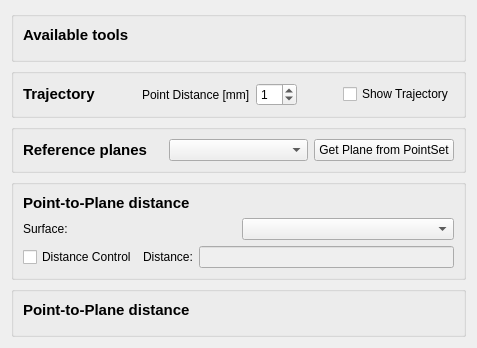
      <widget class="QWidget" name="tab_4">
        <attribute name="title">
          <string>Trajectory and Distance Control</string>
        </attribute>
        <layout class="QVBoxLayout" name="verticalLayout_41">
          <item>
            <widget class="QGroupBox" name="groupBox_42">
              <layout class="QVBoxLayout" name="verticalLayout_46">
                <item>
                   <widget class="QLabel" name="label_11">
            <property name="text">
             <string>&lt;!DOCTYPE HTML PUBLIC &quot;-//W3C//DTD HTML 4.0//EN&quot; &quot;http://www.w3.org/TR/REC-html40/strict.dtd&quot;&gt;
&lt;html&gt;&lt;head&gt;&lt;meta name=&quot;qrichtext&quot; content=&quot;1&quot; /&gt;&lt;style type=&quot;text/css&quot;&gt;
p, li { white-space: pre-wrap; }
&lt;/style&gt;&lt;/head&gt;&lt;body style=&quot; font-family:'MS Shell Dlg 2'; font-size:8.25pt; font-weight:400; font-style:normal;&quot;&gt;
&lt;p style=&quot; margin-top:0px; margin-bottom:0px; margin-left:0px; margin-right:0px; -qt-block-indent:0; text-indent:0px;&quot;&gt;&lt;span style=&quot; font-size:11pt; font-weight:600;&quot;&gt;Available tools&lt;/span&gt;&lt;/p&gt;&lt;/body&gt;&lt;/html&gt;</string>
            </property>
           </widget>
                </item>
                <item>
                  <widget class="QmitkMaxillofacialNavigationDataSourceSelectionWidget" name="m_TrajectoryControlToolSelectionWidget" native="true"/>
                </item>
              </layout>
            </widget>
          </item>
          <item>
            <widget class="QGroupBox" name="groupBox_421">
              <layout class="QHBoxLayout" name="horizontalLayout_41">
                <item>
                   <widget class="QLabel" name="label_11">
            <property name="text">
             <string>&lt;!DOCTYPE HTML PUBLIC &quot;-//W3C//DTD HTML 4.0//EN&quot; &quot;http://www.w3.org/TR/REC-html40/strict.dtd&quot;&gt;
&lt;html&gt;&lt;head&gt;&lt;meta name=&quot;qrichtext&quot; content=&quot;1&quot; /&gt;&lt;style type=&quot;text/css&quot;&gt;
p, li { white-space: pre-wrap; }
&lt;/style&gt;&lt;/head&gt;&lt;body style=&quot; font-family:'MS Shell Dlg 2'; font-size:8.25pt; font-weight:400; font-style:normal;&quot;&gt;
&lt;p style=&quot; margin-top:0px; margin-bottom:0px; margin-left:0px; margin-right:0px; -qt-block-indent:0; text-indent:0px;&quot;&gt;&lt;span style=&quot; font-size:11pt; font-weight:600;&quot;&gt;Trajectory&lt;/span&gt;&lt;/p&gt;&lt;/body&gt;&lt;/html&gt;</string>
            </property>
           </widget>
                </item>
                <item>
                  <spacer name="horizontalSpacer_42">
                    <property name="orientation">
                      <enum>Qt::Horizontal</enum>
                    </property>
                    <property name="sizeHint" stdset="0">
                      <size>
                        <width>40</width>
                        <height>20</height>
                      </size>
                    </property>
                  </spacer>
                </item>
                <item>
                  <widget class="QLabel" name="label_41">
                    <property name="text">
                      <string>Point Distance [mm]</string>
                    </property>
                  </widget>
                </item>
                <item>
                  <widget class="QSpinBox" name="m_PSRecordingSpinBox">
                    <property name="value">
                      <number>1</number>
                    </property>
                  </widget>
                </item>
                <item>
                  <spacer name="horizontalSpacer_43">
                    <property name="orientation">
                      <enum>Qt::Horizontal</enum>
                    </property>
                    <property name="sizeHint" stdset="0">
                      <size>
                        <width>40</width>
                        <height>20</height>
                      </size>
                    </property>
                  </spacer>
                </item>
                <item>
                  <widget class="QCheckBox" name="m_PointSetRecordCheckBox">
                    <property name="text">
                      <string>Show Trajectory</string>
                    </property>
                  </widget>
                </item>
              </layout>
            </widget>
          </item>
            <item>
            <widget class="QGroupBox" name="groupBox_421">
              <layout class="QHBoxLayout" name="horizontalLayout_41">
                <item>
                   <widget class="QLabel" name="label_11">
            <property name="text">
             <string>&lt;!DOCTYPE HTML PUBLIC &quot;-//W3C//DTD HTML 4.0//EN&quot; &quot;http://www.w3.org/TR/REC-html40/strict.dtd&quot;&gt;
&lt;html&gt;&lt;head&gt;&lt;meta name=&quot;qrichtext&quot; content=&quot;1&quot; /&gt;&lt;style type=&quot;text/css&quot;&gt;
p, li { white-space: pre-wrap; }
&lt;/style&gt;&lt;/head&gt;&lt;body style=&quot; font-family:'MS Shell Dlg 2'; font-size:8.25pt; font-weight:400; font-style:normal;&quot;&gt;
&lt;p style=&quot; margin-top:0px; margin-bottom:0px; margin-left:0px; margin-right:0px; -qt-block-indent:0; text-indent:0px;&quot;&gt;&lt;span style=&quot; font-size:11pt; font-weight:600;&quot;&gt;Reference planes&lt;/span&gt;&lt;/p&gt;&lt;/body&gt;&lt;/html&gt;</string>
            </property>
           </widget>
                </item>
                <item>
                  <widget class="QmitkDataStorageComboBox" name="m_PointsetSelectionBox">
                    <property name="visible">
                      <bool>true</bool>
                    </property>
                  </widget>
                </item>
                <item>
                  <widget class="QPushButton" name="m_Interpolate3DModel">
                    <property name="text">
                      <string>Get Plane from PointSet</string>
                    </property>
                  </widget>
                </item>
              </layout>
            </widget>
          </item>
          <item>
            <widget class="QGroupBox" name="groupBox_42">
              <layout class="QVBoxLayout" name="verticalLayout_46">
                <item>
                  <widget class="QLabel" name="label_11">
            <property name="text">
             <string>&lt;!DOCTYPE HTML PUBLIC &quot;-//W3C//DTD HTML 4.0//EN&quot; &quot;http://www.w3.org/TR/REC-html40/strict.dtd&quot;&gt;
&lt;html&gt;&lt;head&gt;&lt;meta name=&quot;qrichtext&quot; content=&quot;1&quot; /&gt;&lt;style type=&quot;text/css&quot;&gt;
p, li { white-space: pre-wrap; }
&lt;/style&gt;&lt;/head&gt;&lt;body style=&quot; font-family:'MS Shell Dlg 2'; font-size:8.25pt; font-weight:400; font-style:normal;&quot;&gt;
&lt;p style=&quot; margin-top:0px; margin-bottom:0px; margin-left:0px; margin-right:0px; -qt-block-indent:0; text-indent:0px;&quot;&gt;&lt;span style=&quot; font-size:11pt; font-weight:600;&quot;&gt;Point-to-Plane distance&lt;/span&gt;&lt;/p&gt;&lt;/body&gt;&lt;/html&gt;</string>
            </property>
           </widget>
                </item>
                <item>
                  <layout class="QHBoxLayout" name="horizontalLayout_46">
                    <item>
                      <widget class="QLabel" name="label_43">
                        <property name="text">
                          <string>Surface:</string>
                        </property>
                      </widget>
                    </item>
                    <!--<item>
                      <spacer name="horizontalSpacer_47">
                        <property name="orientation">
                          <enum>Qt::Horizontal</enum>
                        </property>
                        <property name="sizeHint" stdset="0">
                          <size>
                            <width>0</width>
                            <height>20</height>
                          </size>
                        </property>
                      </spacer>
                    </item>-->
                    <item>
                      <widget class="QmitkDataStorageComboBox" name="m_TargetSurfaceComboBox"> 
                        <property name="minimumSize">
                          <size>
                            <width>100</width>
                            <height>20</height>
                          </size>
                        </property>
                      </widget>
                    </item>
                  </layout>
                </item>
              <!--  <item>
                  <spacer name="horizontalSpacer_41">
                    <property name="orientation">
                      <enum>Qt::Horizontal</enum>
                    </property>
                    <property name="sizeHint" stdset="0">
                      <size>
                        <width>40</width>
                        <height>20</height>
                      </size>
                    </property>
                  </spacer>
                </item>-->
                <item>
                  <layout class="QHBoxLayout" name="horizontalLayout222">
                    <item>
                      <widget class="QCheckBox" name="m_DistanceControlCheckBox">
                        <property name="text">
                          <string>Distance Control</string>
                        </property>
                      </widget>
                    </item>
                    <item>
                      <widget class="QLabel" name="m_DistanceLabel">
                        <property name="text">
                          <string>Distance:</string>
                        </property>
                      </widget>
                    </item>
                    <item>
                      <widget class="QLineEdit" name="m_ToolDistanceToSurfaceWidget">
                        <property name="enabled">
                          <bool>false</bool>
                        </property>
                        <property name="minimumSize">
                          <size>
                            <width>200</width>
                            <height>20</height>
                          </size>
                        </property>
                        <property name="readOnly">
                          <bool>true</bool>
                        </property>
                      </widget>
                    </item>
                  </layout>
                </item>
              </layout>
            </widget>
          </item>
          <item>
            <widget class="QGroupBox" name="groupBox_42">
              <layout class="QVBoxLayout" name="verticalLayout_46">
                <item>
                   <widget class="QLabel" name="label_11">
            <property name="text">
             <string>&lt;!DOCTYPE HTML PUBLIC &quot;-//W3C//DTD HTML 4.0//EN&quot; &quot;http://www.w3.org/TR/REC-html40/strict.dtd&quot;&gt;
&lt;html&gt;&lt;head&gt;&lt;meta name=&quot;qrichtext&quot; content=&quot;1&quot; /&gt;&lt;style type=&quot;text/css&quot;&gt;
p, li { white-space: pre-wrap; }
&lt;/style&gt;&lt;/head&gt;&lt;body style=&quot; font-family:'MS Shell Dlg 2'; font-size:8.25pt; font-weight:400; font-style:normal;&quot;&gt;
&lt;p style=&quot; margin-top:0px; margin-bottom:0px; margin-left:0px; margin-right:0px; -qt-block-indent:0; text-indent:0px;&quot;&gt;&lt;span style=&quot; font-size:11pt; font-weight:600;&quot;&gt;Point-to-Plane distance&lt;/span&gt;&lt;/p&gt;&lt;/body&gt;&lt;/html&gt;</string>
            </property>
           </widget>
                </item>
                <item>
                  <widget class="QmitkPlotWidget" name="m_DistanceMonitoringWidget" native="true">
                  </widget>
                </item>
              </layout>
            </widget>
          </item>
        </layout>
      </widget>
